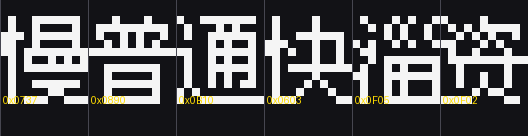

Source code (Python):
# -*- coding: utf-8 -*-
"""slotlist.py 1539,1847,... -- 渲染指定槽（1bpp 大字库）为带槽号小图。"""
import sys
from pathlib import Path
from PIL import Image, ImageDraw

ROM = Path(r"C:/code/GBA-Rom-Translator/roms/outputs/POKEMON_RUBY_AXVJ00_translated.gba").read_bytes()
BIG = 0x09500000 - 0x08000000
slots = [int(x, 0) for x in sys.argv[1].split(",")]
SC, W, ROWS, OFF = 8, 11, 11, 2
im = Image.new("RGB", (len(slots) * W * SC, (ROWS + 6) * SC), (18, 18, 22))
dr = ImageDraw.Draw(im)
for i, s in enumerate(slots):
    b = ROM[BIG + s * 16: BIG + (s + 1) * 16]
    for r in range(ROWS):
        for x in range(W):
            bi = r * W + x
            if (b[bi >> 3] >> (7 - (bi & 7))) & 1:
                for dy in range(SC):
                    for dx in range(SC):
                        im.putpixel((i * W * SC + x * SC + dx, (OFF + r) * SC + dy),
                                    (245, 245, 245))
    dr.text((i * W * SC + 3, ROWS * SC + 6), "0x%04X" % s, fill=(255, 220, 0))
    dr.line([(i * W * SC, 0), (i * W * SC, (ROWS + 6) * SC)], fill=(70, 70, 80))
out = "C:/code/GBA-Rom-Translator/.tmp/slotlist.png"
im.save(out)
print("saved", out, "slots:", ["0x%04X(%d)" % (s, s) for s in slots])
